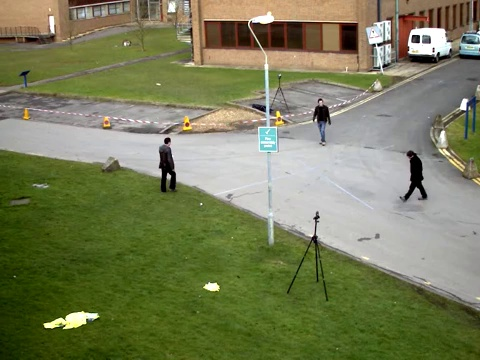
#> input picture vtest-f1.jpg, 480 x 360 px
$ python Otsu.py
#> lines starting #> are read from the running program, lines starting #| are printed output that depends on the picture
from pyparsing import col
import cv2
from matplotlib import pyplot as plt

f1 = cv2.imread('vtest-f1.jpg')
#> f1 is the input picture: shape (360, 480, 3); mean B, G, R 89.4, 125.6, 120.8
f1 = cv2.cvtColor(f1, cv2.COLOR_BGR2GRAY)
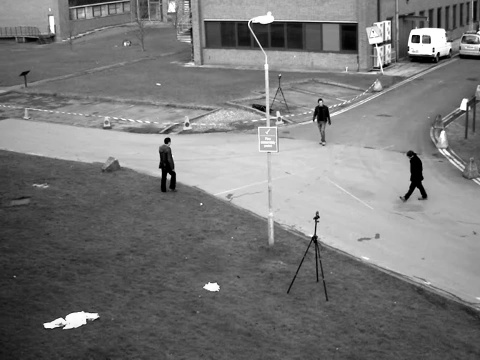
#> f1: shape (360, 480); min 0, max 255, mean 120

f2 = cv2.imread('vtest-f2.jpg')
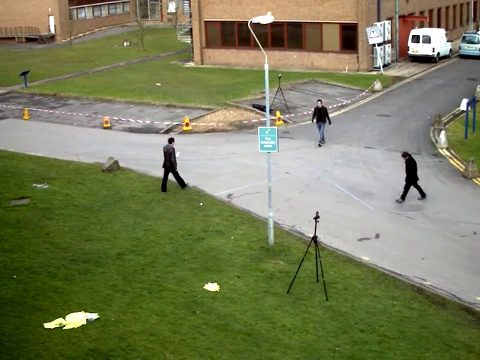
#> input picture vtest-f2.jpg, 480 x 360 px
#> f2 is the input picture: shape (360, 480, 3); mean B, G, R 89.4, 125.6, 120.8
f2 = cv2.cvtColor(f2, cv2.COLOR_BGR2GRAY)
#> f2: shape (360, 480)

result = abs(f1-f2)
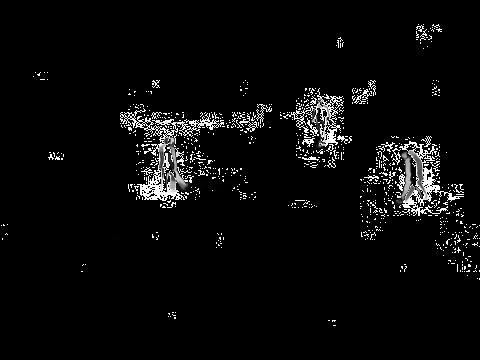
#> result: shape (360, 480); min 0, max 255, mean 10.6
hist = cv2.calcHist([result], [0],None, [256],[0,256])
#> hist = 256 values, max 158225 at index 0, min 0 at index 129, mean 675
print(hist[0])
#| [158225.]

plt.hist(f1.ravel(),256,[0,256])
plt.title('Histogram for gray scale image')
plt.show()
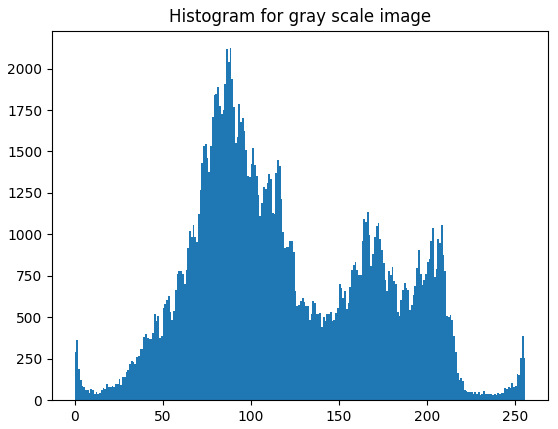
#> figure drawn by matplotlib, 1 panel; tallest bar 2123 high, from x = 88 to 89
# cv2.imshow("result", result)
# cv2.waitKey(0)
